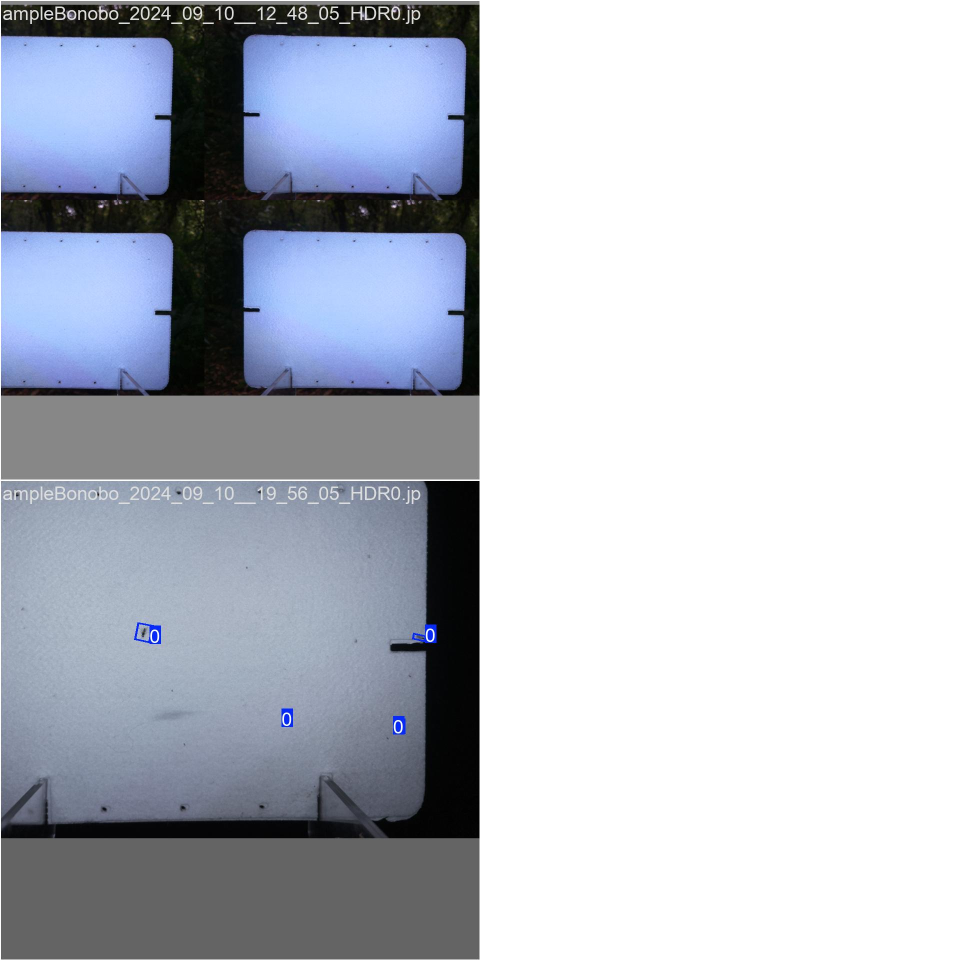
#> input picture AI/trained_models/train14_3000Images_batch2_1408px/train_batch0.jpg, 1920 x 1920 px, given in place of wrong_2024_09_03__23_07_19_HDR0_crop_3.png, which was not available (shown at 1/2 size)
$ python DilateDemo.py --input ../../trained_models/train14_3000Images_batch2_1408px/train_batch0.jpg
#> lines starting #> are read from the running program, lines starting #| are printed output that depends on the picture; pictures that were not available may be replaced by others from this repository, and a replacement may not be noted
from __future__ import print_function
import cv2 as cv
import numpy as np
import argparse

#src = None
src = r"C:\Users\andre\Desktop\x-anylabeling-matting\onlybig\wrong_2024_09_03__23_07_19_HDR0_crop_3.png"  # Replace with the actual path

erosion_size = 0
max_elem = 2
max_kernel_size = 221
title_trackbar_element_shape = 'Element:\n 0: Rect \n 1: Cross \n 2: Ellipse'
title_trackbar_kernel_size = 'Kernel size:\n 2n +1'
title_erosion_window = 'Erosion Demo'
title_dilation_window = 'Dilation Demo'


def main(image):
    global src
    # Read the image with alpha channel
    image_path=r"C:\Users\andre\Desktop\x-anylabeling-matting\onlybig\wrong_2024_09_03__23_07_19_HDR0_crop_3.png"

    src = cv.imread(image_path, cv.IMREAD_UNCHANGED)
#> src is the input picture: shape (1920, 1920, 3); mean B, G, R 200.2, 190.2, 185.5

    # Extract the alpha channel
    #src = src[:, :, 3]


    if src is None:
        print('Could not open or find the image: ', image)
        exit(0)

    cv.namedWindow(title_erosion_window)
    cv.createTrackbar(title_trackbar_element_shape, title_erosion_window, 0, max_elem, erosion)
#> slider 'Element:\n 0: Rect \n 1: Cross \n' is set to 1
    cv.createTrackbar(title_trackbar_kernel_size, title_erosion_window, 0, max_kernel_size, erosion)
#> slider 'Kernel size:\n 2n +1' is set to 73

    cv.namedWindow(title_dilation_window)
    cv.createTrackbar(title_trackbar_element_shape, title_dilation_window, 0, max_elem, dilatation)
#> slider 'Element:\n 0: Rect \n 1: Cross \n' is set to 1
    cv.createTrackbar(title_trackbar_kernel_size, title_dilation_window, 0, max_kernel_size, dilatation)
#> slider 'Kernel size:\n 2n +1' is set to 73

    erosion(0)
    dilatation(0)
    cv.waitKey()


# optional mapping of values with morphological shapes
def morph_shape(val):
    if val == 0:
        return cv.MORPH_RECT
    elif val == 1:
        return cv.MORPH_CROSS
    elif val == 2:
        return cv.MORPH_ELLIPSE


def erosion(val):
#> called with val = 0
    erosion_size = cv.getTrackbarPos(title_trackbar_kernel_size, title_erosion_window)
    erosion_shape = morph_shape(cv.getTrackbarPos(title_trackbar_element_shape, title_erosion_window))


    element = cv.getStructuringElement(erosion_shape, (2 * erosion_size + 1, 2 * erosion_size + 1),
                                       (erosion_size, erosion_size))

    erosion_dst = cv.erode(src, element)
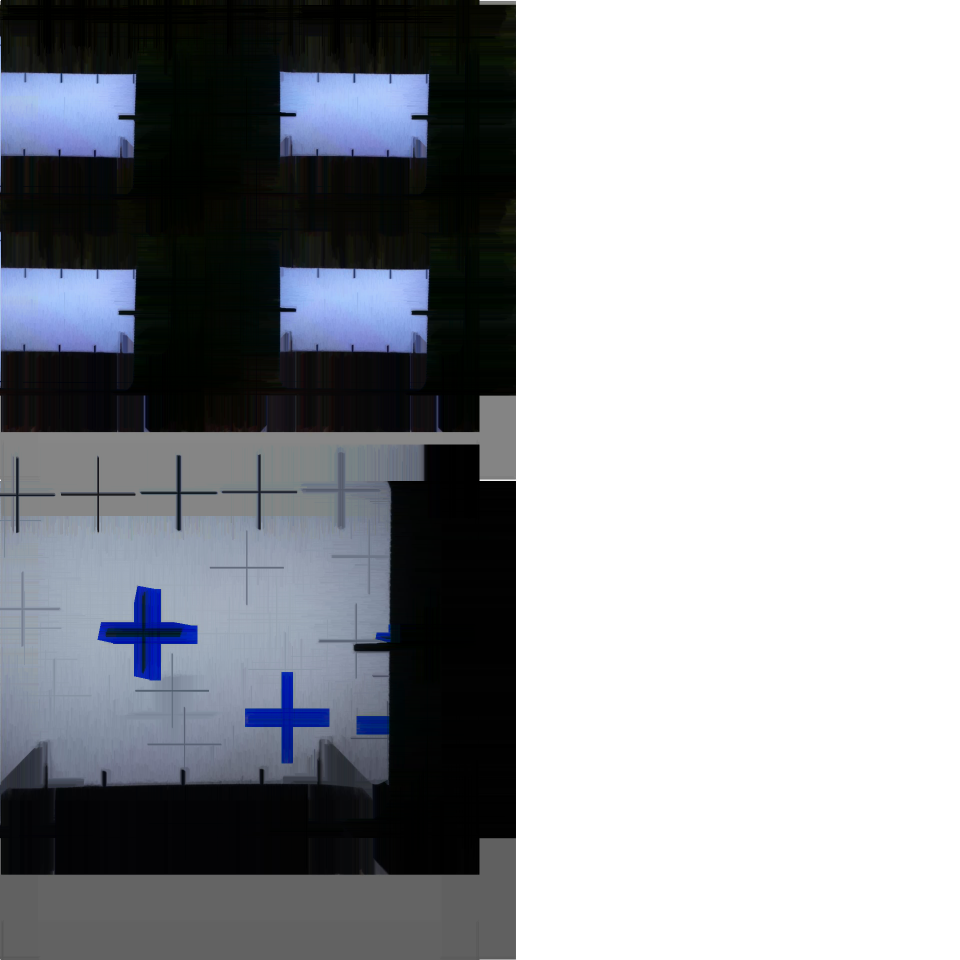
#> erosion_dst: shape (1920, 1920, 3) (shown at 1/2 size); mean B, G, R 158.9, 153.7, 150.7
    cv.imshow(title_erosion_window, erosion_dst)


def dilatation(val):
#> called with val = 0
    dilatation_size = cv.getTrackbarPos(title_trackbar_kernel_size, title_dilation_window)
    dilation_shape = morph_shape(cv.getTrackbarPos(title_trackbar_element_shape, title_dilation_window))

    element = cv.getStructuringElement(dilation_shape, (2 * dilatation_size + 1, 2 * dilatation_size + 1),
                                       (dilatation_size, dilatation_size))

    # Extract the alpha channel
    #alpha_channel = src[:, :, 3]
    dilatation_dst = cv.dilate(src, element)
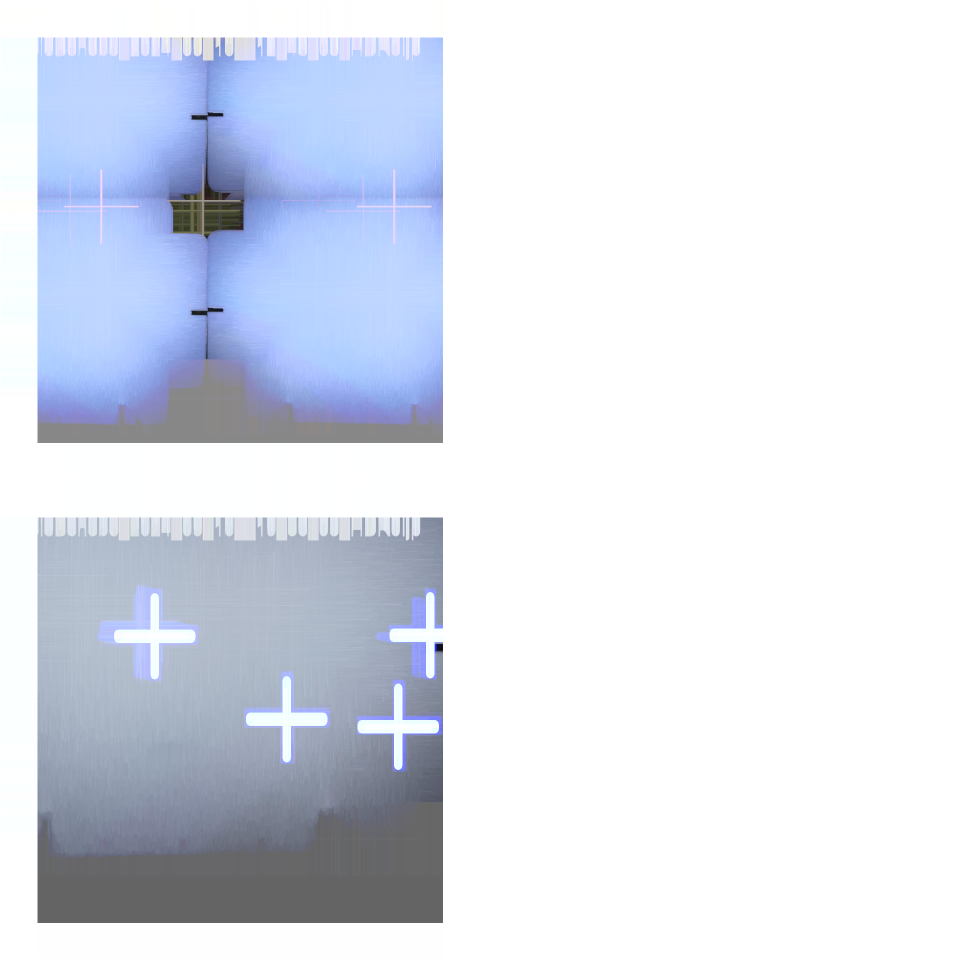
#> dilatation_dst: shape (1920, 1920, 3) (shown at 1/2 size); mean B, G, R 236.4, 225.6, 220.5
    cv.imshow(title_dilation_window, dilatation_dst)


if __name__ == "__main__":
    parser = argparse.ArgumentParser(description='Code for Eroding and Dilating tutorial.')
    parser.add_argument('--input', help='Path to input image.', default= r"C:\Users\andre\Pictures\test_color_dilate.png")
    args = parser.parse_args()

    main(args.input)

$ run again, on AI/trained_models/train14_3000Images_batch2_1408px/train_batch1.jpg
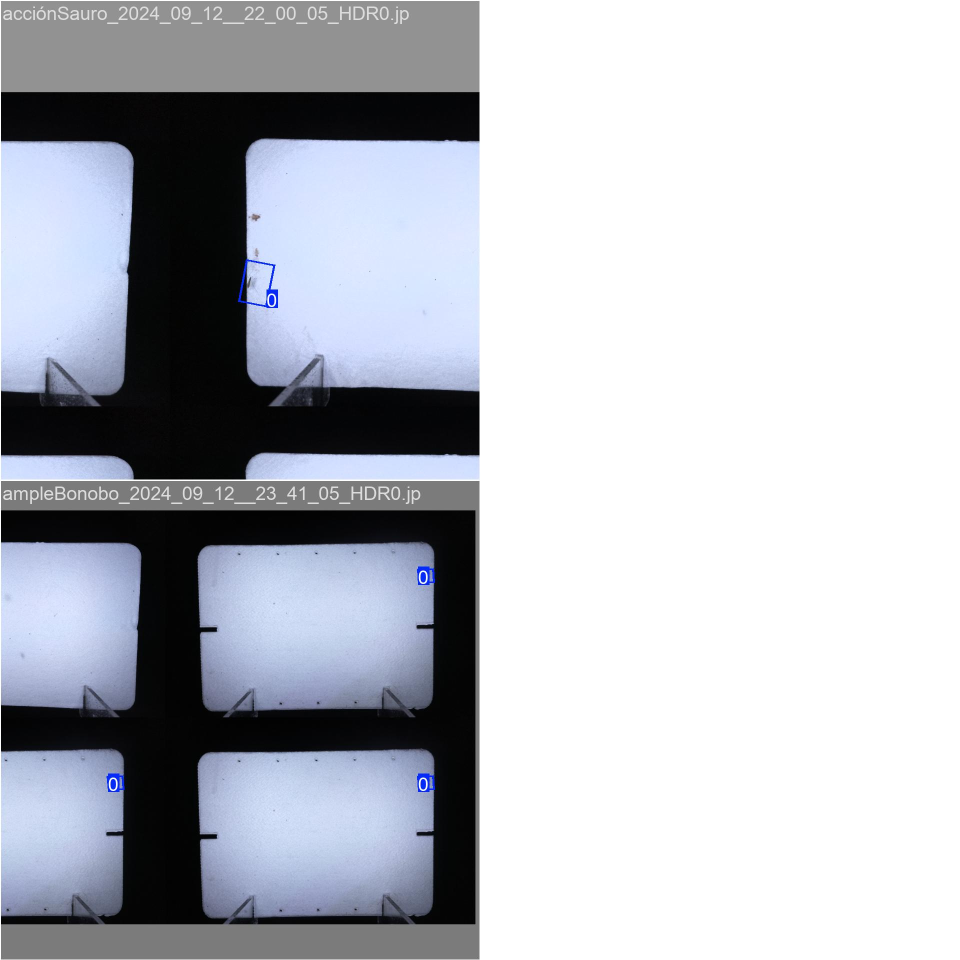
#> input picture AI/trained_models/train14_3000Images_batch2_1408px/train_batch1.jpg, 1920 x 1920 px, given in place of wrong_2024_09_03__23_07_19_HDR0_crop_3.png, which was not available (shown at 1/2 size)
#> in main, src is the input picture: shape (1920, 1920, 3); mean B, G, R 194.5, 187.3, 184.4
#> in erosion, `erosion_dst = cv.erode(src, element)`:
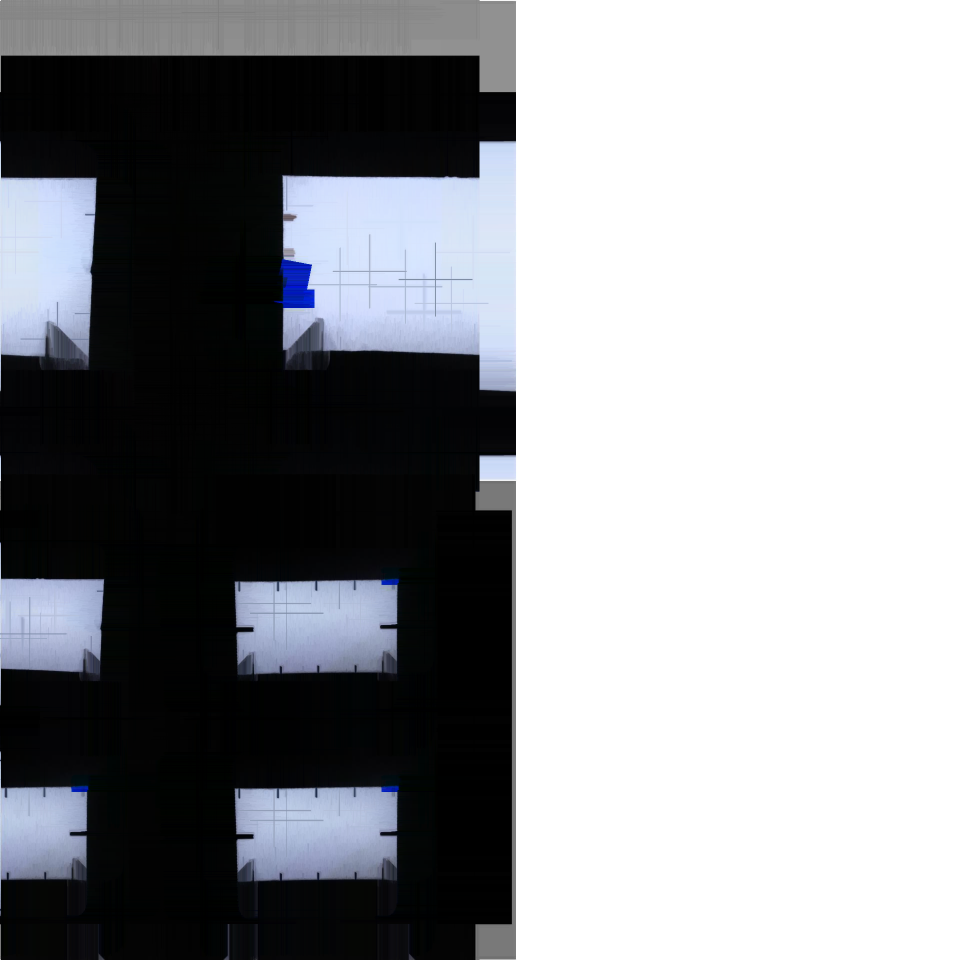
#> erosion_dst: shape (1920, 1920, 3) (shown at 1/2 size); mean B, G, R 150.1, 146.4, 144.7
#> in dilatation, `dilatation_dst = cv.dilate(src, element)`:
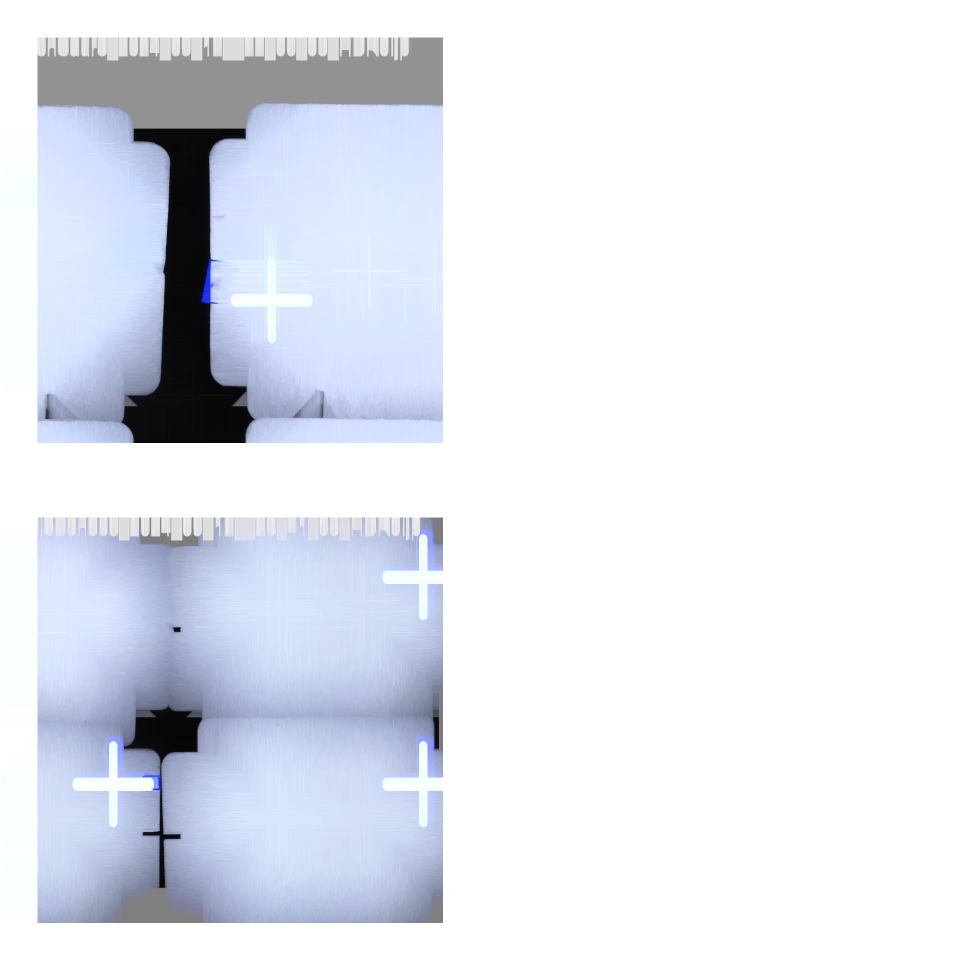
#> dilatation_dst: shape (1920, 1920, 3) (shown at 1/2 size); mean B, G, R 240.1, 231.9, 228.2
